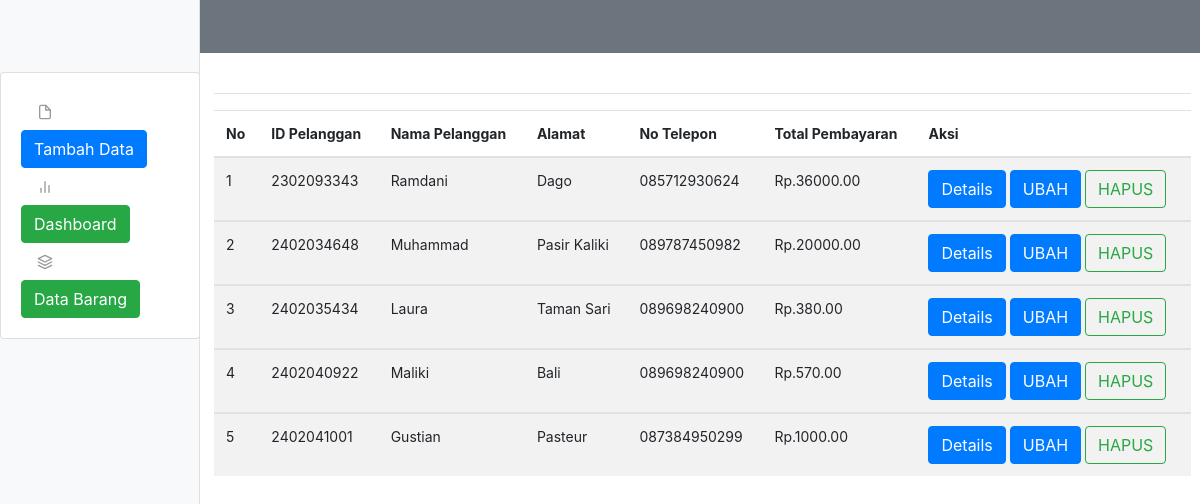
Page /pembelian.php?page=pelanggan on the committed database.
### tables this page shows
CREATE TABLE `penjualan` (
  `PenjualanID` int(11) NOT NULL,
  `TanggalPenjualan` date NOT NULL,
  `TotalHarga` decimal(10,2) NOT NULL,
  `PelangganID` varchar(15) NOT NULL
);

CREATE TABLE `pelanggan` (
  `PelangganID` varchar(15) NOT NULL,
  `NamaPelanggan` varchar(255) NOT NULL,
  `Alamat` text NOT NULL,
  `NomorTelepon` varchar(15) NOT NULL
);

### pembelian.php (the view, shortened to what this page needs)
<!doctype html>
<html lang="en">
  <head>
<link href="assets//css/bootstrap.min.css" rel="stylesheet">
    <link href="asset/css/dashboard.css" rel="stylesheet">
  </head>
  <body>
  <div class="p-3 mb-2 bg-secondary text-white">Casual T-Shirt</div>
<main role="
<div class="container-fluid">
  <div class="row">
    <nav id="sidebarMenu" class="col-md-3 col-lg-2 d-md-block bg-light sidebar collapse">
    <div class="sidebar-sticky pt-3">
        <ul class="nav flex-column">
            <div class="card mt-2">
        <div class="card-body">
          <li class="nav-item">
            <a class="nav-link" href="#">
              <span data-feather="file"></span>
              <a href="tambahdata_pembelian.php" class="btn btn-primary ">Tambah Data</a>
            </a>
          </li>
          <li class="nav-item">
            <a class="nav-link" href="#">
              <span data-feather="bar-chart-2"></span>
              <a href="tampilan.php" class="btn btn-success">Dashboard</a>
            </a>
          </li>
            <li class="nav-item">
            <a class="nav-link" href="#">
              <span data-feather="layers"></span>
              <a href="dashboard.php" class="btn btn-success">Data Barang</a>
        </ul>
      </div>
    </nav>
    <main role="main" class="col-md-9 ml-sm-auto col-lg-10 px-md-4">
      <div class="d-flex justify-content-between flex-wrap flex-md-nowrap align-items-center pt-3 pb-2 mb-3 border-bottom">
      </div>
        <table class="table table-striped table-mt-2">
          <thead>
            <tr>
              <th>No</th>
              <th>ID Pelanggan</th>
              <th>Nama Pelanggan</th>
              <th>Alamat</th>
              <th>No Telepon</th>
              <th>Total Pembayaran</th>
              <th>Aksi</th>
            </tr>
          </thead>
          <tbody>
          <?php
      include 'koneksi.php';
      $tampil_data=mysqli_query($connection,"SELECT * FROM pelanggan INNER JOIN penjualan ON pelanggan. PelangganID=penjualan.PelangganID");
      $no=0;
      while($row=mysqli_fetch_array($tampil_data)){
      $no++
      ?>
            <tr>
            <td><?php echo $no?></td>
              <td><?php echo $row['PelangganID']?></td>
              <td><?php echo $row['NamaPelanggan']?></td>
              <td><?php echo $row['Alamat']?></td>
              <td><?php echo $row['NomorTelepon']?></td>
              <td>Rp.<?php echo $row['TotalHarga']?>
             <td><a class="btn btn-primary" href="detailspembelian.php?PelangganID=<?php echo $row['PelangganID']?>">Details</a>
              <a class="btn btn-primary" href="edit_pembelian.php?PelangganID=<?php echo $row['PelangganID']?>">UBAH</a>
              <a class="btn btn-outline-success" href="delete_pembelian.php?PelangganID=<?php echo $row['PelangganID']?>">HAPUS</a></td>
    </tr>
          </tbody>
          <?php
      }
          ?>
        </table>
      </div>
    </main>
  </body>
</html>

### assets/css/dashboard.css (style rules this page uses)
body { font-size: .875rem; }
.feather { width: 16px; height: 16px; vertical-align: text-bottom; }
.sidebar { position: fixed; top: 0; bottom: 0; left: 0; z-index: 100; padding: 48px 0 0; box-shadow: inset -1px 0 0 rgba(0, 0, 0, .1); }
.sidebar-sticky { position: relative; top: 0; height: calc(100vh - 48px); padding-top: .5rem; overflow-x: hidden; overflow-y: auto; }
.sidebar .nav-link { font-weight: 500; color: #333; }
.sidebar .nav-link .feather { margin-right: 4px; color: #999; }

### rows in the picture
penjualan: PelangganID "2302093343", PelangganID.NamaPelanggan "Ramdani", PelangganID.Alamat "Dago", PelangganID.NomorTelepon "085712930624", TotalHarga "36000.00"
penjualan: PelangganID "2402034648", PelangganID.NamaPelanggan "Muhammad", PelangganID.Alamat "Pasir Kaliki", PelangganID.NomorTelepon "089787450982", TotalHarga "20000.00"
penjualan: PelangganID "2402035434", PelangganID.NamaPelanggan "Laura", PelangganID.Alamat "Taman Sari", PelangganID.NomorTelepon "089698240900", TotalHarga "380.00"
penjualan: PelangganID "2402040922", PelangganID.NamaPelanggan "Maliki", PelangganID.Alamat "Bali", PelangganID.NomorTelepon "089698240900", TotalHarga "570.00"
penjualan: PelangganID "2402041001", PelangganID.NamaPelanggan "Gustian", PelangganID.Alamat "Pasteur", PelangganID.NomorTelepon "087384950299", TotalHarga "1000.00"
